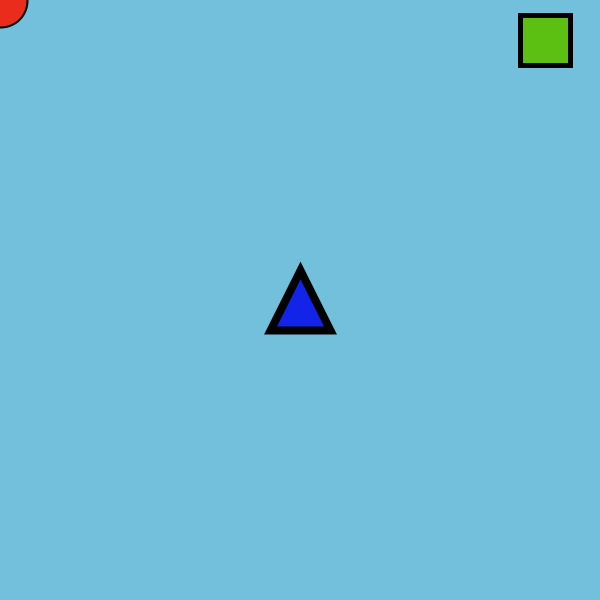
Frame 1 (no input)
Frame 60 (the mouse pressed at the canvas centre just before this capture): identical to frame 1, image omitted
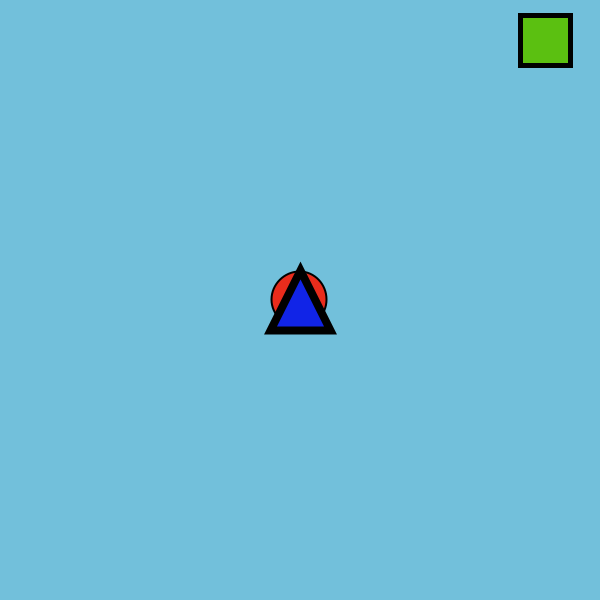
Frame 120 (the mouse held since frame 60 and released just before this capture)

The Processing sketch that drew these frames (run headless with seeded random() and noise(); from frame 60 on, the mouse is pressed at the canvas centre):

// Processing sketch: repte1_part1
// ── repte1_part1.pde
//*En aquest codi hi ha més comentaris dels habituals, ja que és la primera practica.  
  
  //Com en tots els llenguatges de programació que hem treballat fins ara definirem les variables a la part superior.
  //Ressaltar que estem treballant en Processing amb llenguatge Java.

  //Variables d'amplada i altura per a definir la mida de la nostra finestra.

 int width = 600;
 int height = 600;
 
 
 //Variables per a la mida del triangle.
 
 int x1;
 int y1;
 int x2;
 int y2;
 int x3;
 int y3;
 
 //Variables per al moviment d'un dels objectes.
 
float xObjectFollowMouse;
float yObjectFollowMouse;
float speed; 


//Aquesta funció equival al void start que ja hem utilitzat a Unity.

void setup()
{
  
  //Velocitat a la qual un dels objectes es mourà cap al punter.
  
  speed=0.10;
  
  //Crear una finestra de mida 600x600 (primer s'indica l'amplada i després l'altura).
  
  surface.setSize(width,height);
  
    
  //Càlcul de la mida del triangle per tal que sempre sigui relativa.
  
  x1=width/2;       
  y1=(height/2)-30; 
  x2=(width/2)+30;  
  y2=(height/2)+30;  
  x3=(width/2)-30;  
  y3=(height/2)+30; 
  
  
  
}


//Aquesta funció equival al void update que ja hem utilitzat a Unity

void draw()
{
     //Amb la funció background podem definir el color de fons amb RGB. Hem definit el background en el void draw, ja que així quan es mogui algun objecte no deixarà un rastre.
 
  background(114, 192, 219);
  
  
  //Cercle amb un contorn de 2 i amb color vermell. 
  //Aquest objecte és el que és moure cap al cursor del mouse.
  
  strokeWeight(2); //Control de l'objecte
  fill(233,44,28);  //Color RGB de l'objecte
  circle(xObjectFollowMouse, yObjectFollowMouse, 55); 
 
   //Quadrat 
  strokeWeight(5);
  fill(91,192,17);
  square(width-80, 15, 50);
  
  //Triangle
  strokeWeight(8);
  fill(17,36,231);
  triangle(x1, y1, x2, y2, x3, y3);
  
  
  
  //Aquí fem el càlcul del moviment del cercle cap al cursor del mouse.
  
  float xMouse = mouseX; //Coordenada X del mouse.
  float dx = xMouse - xObjectFollowMouse; //Distancia entre la coordenada X del mouse i la coordenada X de l'objecte.
  xObjectFollowMouse += dx * speed; //Movem l'objecte cap al cursor amb una velocitat estàtica.
  
  float yMouse = mouseY;
  float dy = yMouse - yObjectFollowMouse;
  yObjectFollowMouse += dy * speed;
  
  
  
  
  
  
  
  
}
